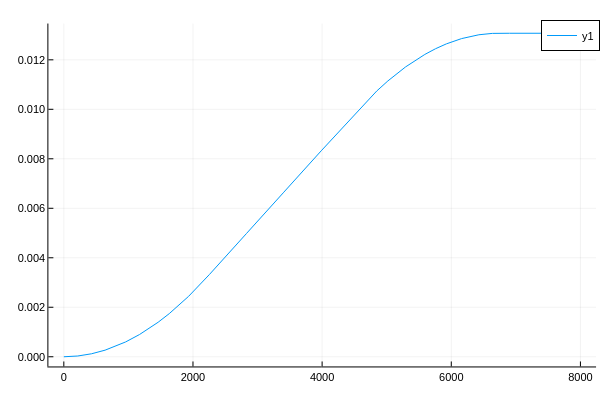

Notebook code cell kept with this figure:
### Code cell
plot(Ωhist) #RAAN

### Figure 1 — Plotly figure (JSON) as saved in the notebook; plotly's stock layout.template omitted (floating-point values rounded to 4 significant figures; data arrays with more than 128 entries replaced by an {"elided": "..."} marker saying what was removed)
{"data": [{"colorbar": {"len": 0.9525, "title": "", "x": 0.9934, "y": 0.5139}, "legendgroup": "y1", "line": {"color": "rgba(0, 154, 250, 1.000)", "dash": "solid", "shape": "linear", "width": 1}, "mode": "lines", "name": "y1", "showlegend": true, "type": "scatter", "x": {"elided": "8002 int values"}, "xaxis": "x", "y": {"elided": "8002 float values"}, "yaxis": "y", "zmax": null, "zmin": null}], "layout": {"annotations": [], "height": 400, "legend": {"bgcolor": "rgba(255, 255, 255, 1.000)", "bordercolor": "rgba(0, 0, 0, 1.000)", "borderwidth": 1, "font": {"color": "rgba(0, 0, 0, 1.000)", "family": "sans-serif", "size": 11}, "title": {"font": {"color": "rgba(0, 0, 0, 1.000)", "family": "sans-serif", "size": 15}, "text": ""}, "tracegroupgap": 0, "traceorder": "normal", "x": 1, "xanchor": "auto", "y": 1, "yanchor": "auto"}, "margin": {"b": 20, "l": 0, "r": 0, "t": 20}, "paper_bgcolor": "rgba(255, 255, 255, 1.000)", "plot_bgcolor": "rgba(255, 255, 255, 1.000)", "showlegend": true, "width": 600, "xaxis": {"anchor": "y", "domain": [0.08064, 0.9934], "gridcolor": "rgba(0, 0, 0, 0.100)", "gridwidth": 0.5, "linecolor": "rgba(0, 0, 0, 1.000)", "mirror": false, "range": [-239.0, 8242.0], "showgrid": true, "showline": true, "showticklabels": true, "tickangle": 0, "tickcolor": "rgb(0, 0, 0)", "tickfont": {"color": "rgba(0, 0, 0, 1.000)", "family": "sans-serif", "size": 11}, "tickmode": "array", "ticks": "inside", "ticktext": ["0", "2000", "4000", "6000", "8000"], "tickvals": [0, 2000, 4000, 6000, 8000], "title": "", "titlefont": {"color": "rgba(0, 0, 0, 1.000)", "family": "sans-serif", "size": 15}, "type": "-", "visible": true, "zeroline": false, "zerolinecolor": "rgba(0, 0, 0, 1.000)"}, "yaxis": {"anchor": "x", "domain": [0.03762, 0.9902], "gridcolor": "rgba(0, 0, 0, 0.100)", "gridwidth": 0.5, "linecolor": "rgba(0, 0, 0, 1.000)", "mirror": false, "range": [-0.0003922, 0.01347], "showgrid": true, "showline": true, "showticklabels": true, "tickangle": 0, "tickcolor": "rgb(0, 0, 0)", "tickfont": {"color": "rgba(0, 0, 0, 1.000)", "family": "sans-serif", "size": 11}, "tickmode": "array", "ticks": "inside", "ticktext": ["0.000", "0.002", "0.004", "0.006", "0.008", "0.010", "0.012"], "tickvals": [0, 0.002, 0.004, 0.006, 0.008, 0.01, 0.012], "title": "", "titlefont": {"color": "rgba(0, 0, 0, 1.000)", "family": "sans-serif", "size": 15}, "type": "-", "visible": true, "zeroline": false, "zerolinecolor": "rgba(0, 0, 0, 1.000)"}}}
